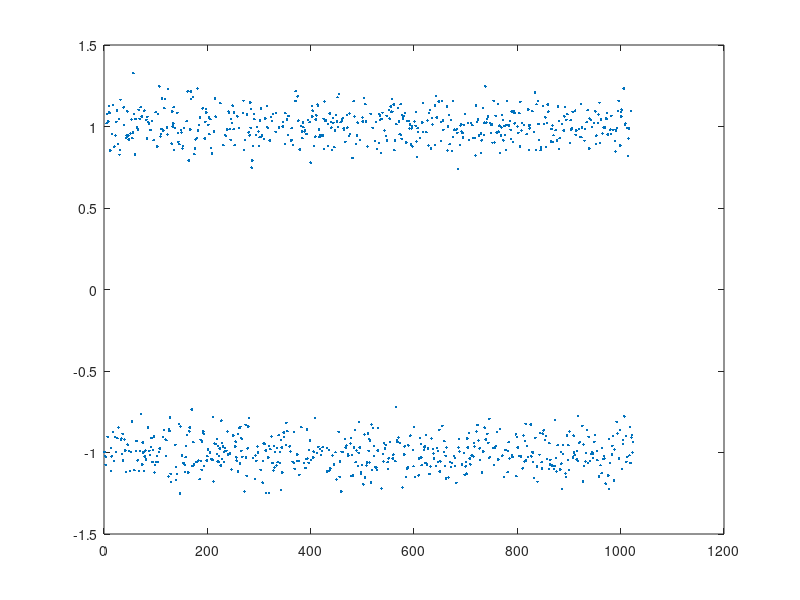

MATLAB code for this plot:
% Setup: Create Bits and Add Noise
echo on
actual_bits = randint(1024,1);
noiseless_volts = 1-2*actual_bits;      % Convert to bipolar voltages {+1,-1}
noise = 0.1*randn(size(noiseless_volts));
recvd_volts = noiseless_volts + noise;  % Std dev=0.1;
plot(recvd_volts, '.' );

% SNR = ???????
% What would the plot look like if noise had std dev of 1.0?
pause


% Detection (Written in a somewhat contrived fashion--
%       See below for a different implementation

detections = zeros(size(recvd_volts));  % Preallocate to save execution time
echo off;   % Don't show every iteration of loop
for(isamp=1:length(recvd_volts))
    if( recvd_volts(isamp) > 0 )
        detections(isamp) = 0;
    elseif( recvd_volts(isamp) < 0 )
        detections(isamp) = 1;
    else            % recvd_volts exactly equals 0.0
        detections(isamp) = 0;
    end;
end;

% Calculate performance:
echo on;
bit_error_rate = sum( detections ~= actual_bits ) / length(detections)
pause;


% A better way to implement detections:
detections2 = sign(recvd_volts);    % Outputs {+1,-1}
detections2 = -0.5*detections2 + 0.5;  % convert to bits: {0,1}

% A slightly different BER calculation:
bit_error2 = mean(detections2 ~= actual_bits)



